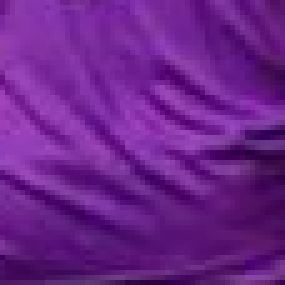
#> input picture data/images/sample.png, 57 x 57 px (shown 5 times larger)
$ python day020.py
#> lines starting #> are read from the running program, lines starting #| are printed output that depends on the picture; after the words box and inside, x2 and y2 are one past the last pixel; in counts of white or black regions, pixels touching at a corner belong together
'''
Author       : Bingqiang Zhou
Date         : 2021-02-09 19:10:53
LastEditors  : Bingqiang Zhou
LastEditTime : 2021-02-10 01:43:44
Description  : 图像直方图反向投影
    文字解释：图像直方图反向投影是通过构建指定模板图像的二维直方图空间与目标的二维直方图空间，
    进行直方图数据归一化之后，进行比率操作，对所有得到非零数值，
    生成查找表对原图像进行像素映射之后，再进行图像模糊输出的结果。

    通俗来说就是
    给一个模版图像和一个目标图像，在目标图像中找模版图像的响应位置，再通过查找表映射输出一个表示响应值大小的图像
    最后适用卷积模糊降低反向投影之后图像结果的噪声

    直方图反向投影流程：
    - 计算直方图
    - 归一化输出
    - 计算比率R
    - LUT查找表
    - 卷积模糊

    相关API
    - calcBackProject(images, channels, hist, ranges, scale[, dst])
'''

import cv2 as cv
import numpy as np
import matplotlib.pyplot as plt

sample = cv.imread("../data/images/sample.png")
#> sample is the input picture: shape (57, 57, 3); mean B, G, R 138.8, 34.3, 107.7
target = cv.imread("../data/images/target.png")
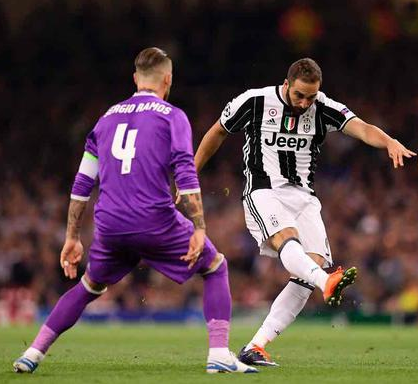
#> input picture data/images/target.png, 418 x 384 px
#> target is the input picture: shape (384, 418, 3); mean B, G, R 68.5, 69, 88

# 转到HSV空间
roi_hsv = cv.cvtColor(sample, cv.COLOR_BGR2HSV)
#> roi_hsv: shape (57, 57, 3); mean H, S, V 141.1, 195.6, 138.8
target_hsv = cv.cvtColor(target, cv.COLOR_BGR2HSV)
#> target_hsv: shape (384, 418, 3); mean H, S, V 89.5, 107.4, 93.9

# 计算直方图
roi_hist = cv.calcHist([roi_hsv], [0, 1], None, [32, 32], [0, 180, 0, 256])
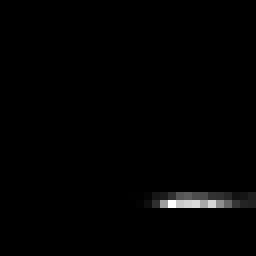
#> roi_hist: shape (32, 32) float32 (shown 8 times larger); min 0, max 330, mean 3.2; drawn with min black and max white

# normlize到[0, 255]
cv.normalize(roi_hist, roi_hist, 0, 255, norm_type=cv.NORM_MINMAX)
#> roi_hist: shape (32, 32) float32; 3.03% of pixels changed, all inside (x1, y1, x2, y2) = (16, 24, 32, 26)

# 图像直方图反向投影
dst = cv.calcBackProject([target_hsv], [0, 1], roi_hist, [0, 180, 0, 256], 1)
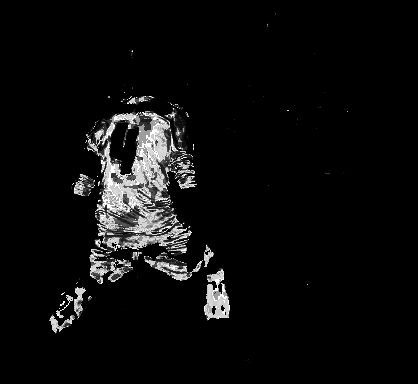
#> dst: shape (384, 418); min 0, max 255, mean 12.6

# 可视化
rows = 2
cols = 2
plt.subplot(rows, cols, 1)
plt.imshow(sample[:, :, ::-1])  # bgr to rgb

plt.subplot(rows, cols, 2)
plt.imshow(target[:, :, ::-1])

plt.subplot(rows, cols, 3)
plt.imshow(roi_hist)            # 2d hist

plt.subplot(rows, cols, 4)
plt.imshow(dst)

plt.show()
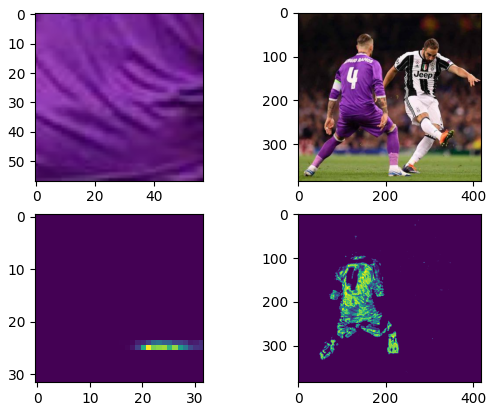
#> figure drawn by matplotlib, 4 panels
